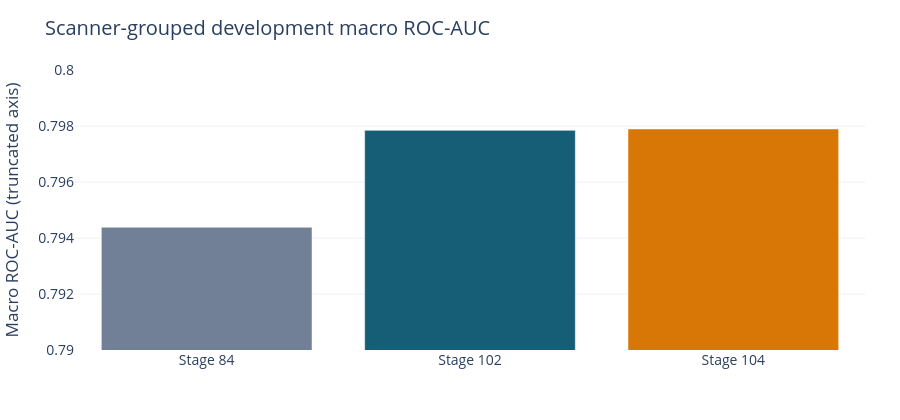

The notebook cell saved with this chart:
### Markdown cell above
# Winner transfer and cross-slice context modeling

A reproducible review of the published aggregate evidence through **Stage 104**, as of **2026-10-06 03:25 UTC**. This notebook redraws charts from `reports/current_frontier/results.json`; it does not train a model or recompute private row-level scores.

**Read the settings separately:** the recorded external macro ROC-AUC is **0.943**. The following development chart uses a scanner-disjoint, weak-label research population of **4,349 studies**. These are different evaluation settings, and neither establishes clinical validity.

The public review is complete at this evidence boundary. Stage 105 is prepared privately and is not claimed complete. The published source now generates all four saved charts; the publication repair does not change any research metric.

## Grouped development progression
The gain from Stage 84 to Stage 102 is retained as development evidence. Stage 104 is a higher point estimate with an inconclusive incremental result; the truncated axis makes the small change visible.

### Code cell
from pathlib import Path
import io
import json
import sys

ROOT = next(p for p in (Path.cwd(), *Path.cwd().parents) if (p / "reports/current_frontier/results.json").is_file())
sys.path.insert(0, str(ROOT / "src"))
import matplotlib
matplotlib.use("Agg")
import matplotlib.pyplot as plt
import plotly.graph_objects as go
from IPython.display import display
from rsna_review.evidence import summary

report = json.loads((ROOT / "reports/current_frontier/results.json").read_text())
evidence = summary(report)

def display_chart(fig, static):
    fig.update_layout(template="plotly_white", width=900, height=420, margin=dict(l=75, r=35, t=70, b=70), font=dict(size=14))
    buffer = io.StringIO()
    static.savefig(buffer, format="svg", bbox_inches="tight")
    plt.close(static)
    display({"application/vnd.plotly.v1+json": json.loads(fig.to_json()), "image/svg+xml": buffer.getvalue(), "text/plain": fig.layout.title.text}, raw=True)

labels = ["Stage 84", "Stage 102", "Stage 104"]
values = evidence["scores"]
fig = go.Figure(go.Bar(x=labels, y=values, marker_color=["#718096", "#155e75", "#d97706"]))
fig.update_layout(title="Scanner-grouped development macro ROC-AUC", yaxis_title="Macro ROC-AUC (truncated axis)", yaxis_range=[0.790, 0.800])
static, ax = plt.subplots(figsize=(10, 4))
ax.bar(labels, values, color=["#718096", "#155e75", "#d97706"])
ax.set(ylim=(.790, .800), ylabel="Macro ROC-AUC (truncated axis)", title="Scanner-grouped development macro ROC-AUC")
for i, value in enumerate(values):
    ax.text(i, value + .00015, f"{value:.7f}", ha="center")
display_chart(fig, static)
print("Stage 102 gain:", f"{evidence['stage102_gain']:.7f}")

### Figure 1 — Plotly figure (JSON) as saved in the notebook; plotly's stock layout.template omitted (floating-point values rounded to 4 significant figures)
{"data": [{"marker": {"color": ["#718096", "#155e75", "#d97706"]}, "type": "bar", "x": ["Stage 84", "Stage 102", "Stage 104"], "y": [0.7944, 0.7978, 0.7979]}], "layout": {"font": {"size": 14}, "height": 420, "margin": {"b": 70, "l": 75, "r": 35, "t": 70}, "title": {"text": "Scanner-grouped development macro ROC-AUC"}, "width": 900, "yaxis": {"range": [0.79, 0.8], "title": {"text": "Macro ROC-AUC (truncated axis)"}}}}
